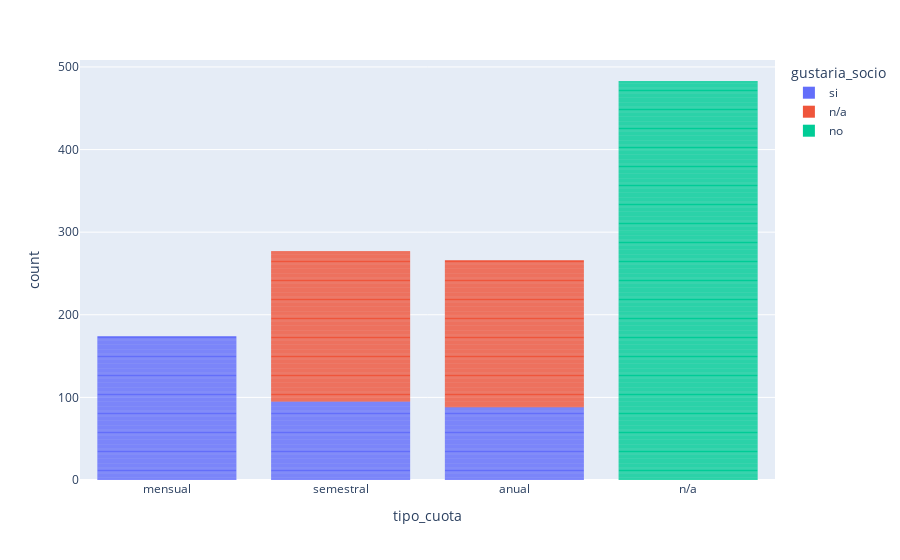

Notebook code for this chart:
### Code cell
# Gráfico tipo cuota
fig = px.bar(df_BBDD_marketing, x="tipo_cuota", color="gustaria_socio")
fig.update_traces(marker_line_width=0)
fig.show()

### Figure 1 — Plotly figure (JSON) as saved in the notebook; plotly's stock layout.template omitted (floating-point values rounded to 4 significant figures; data arrays with more than 128 entries replaced by an {"elided": "..."} marker saying what was removed)
{"data": [{"alignmentgroup": "True", "hovertemplate": "gustaria_socio=si<br>tipo_cuota=%{x}<br>count=%{y}<extra></extra>", "legendgroup": "si", "marker": {"color": "#636efa", "line": {"width": 0}, "pattern": {"shape": ""}}, "name": "si", "offsetgroup": "si", "orientation": "v", "showlegend": true, "textposition": "auto", "type": "bar", "x": {"elided": "357 str values"}, "xaxis": "x", "y": {"elided": "357 int values"}, "yaxis": "y"}, {"alignmentgroup": "True", "hovertemplate": "gustaria_socio=n/a<br>tipo_cuota=%{x}<br>count=%{y}<extra></extra>", "legendgroup": "n/a", "marker": {"color": "#EF553B", "line": {"width": 0}, "pattern": {"shape": ""}}, "name": "n/a", "offsetgroup": "n/a", "orientation": "v", "showlegend": true, "textposition": "auto", "type": "bar", "x": {"elided": "360 str values"}, "xaxis": "x", "y": {"elided": "360 int values"}, "yaxis": "y"}, {"alignmentgroup": "True", "hovertemplate": "gustaria_socio=no<br>tipo_cuota=%{x}<br>count=%{y}<extra></extra>", "legendgroup": "no", "marker": {"color": "#00cc96", "line": {"width": 0}, "pattern": {"shape": ""}}, "name": "no", "offsetgroup": "no", "orientation": "v", "showlegend": true, "textposition": "auto", "type": "bar", "x": {"elided": "483 str values"}, "xaxis": "x", "y": {"elided": "483 int values"}, "yaxis": "y"}], "layout": {"barmode": "relative", "legend": {"title": {"text": "gustaria_socio"}, "tracegroupgap": 0}, "margin": {"t": 60}, "xaxis": {"anchor": "y", "domain": [0, 1], "title": {"text": "tipo_cuota"}}, "yaxis": {"anchor": "x", "domain": [0, 1], "title": {"text": "count"}}}}
